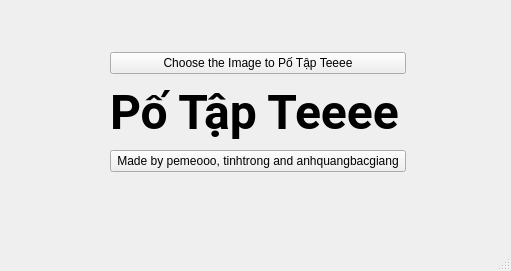
<?xml version="1.0" encoding="UTF-8"?>
<ui version="4.0">
 <class>MainWindow</class>
 <widget class="QMainWindow" name="MainWindow">
  <property name="geometry">
   <rect>
    <x>0</x>
    <y>0</y>
    <width>511</width>
    <height>271</height>
   </rect>
  </property>
  <property name="windowTitle">
   <string>Pố Tập Teeee with ET2021E</string>
  </property>
  <property name="styleSheet">
   <string notr="true"/>
  </property>
  <widget class="QWidget" name="centralwidget">
   <widget class="QWidget" name="">
    <property name="geometry">
     <rect>
      <x>110</x>
      <y>52</y>
      <width>296</width>
      <height>120</height>
     </rect>
    </property>
    <layout class="QVBoxLayout" name="verticalLayout">
     <item>
      <widget class="QPushButton" name="pushButton">
       <property name="text">
        <string>Choose the Image to Pố Tập Teeee</string>
       </property>
      </widget>
     </item>
     <item>
      <widget class="QLabel" name="label">
       <property name="minimumSize">
        <size>
         <width>0</width>
         <height>58</height>
        </size>
       </property>
       <property name="font">
        <font>
         <family>Roboto</family>
         <pointsize>36</pointsize>
         <bold>true</bold>
        </font>
       </property>
       <property name="text">
        <string>Pố Tập Teeee</string>
       </property>
      </widget>
     </item>
     <item>
      <widget class="QPushButton" name="pushButton_2">
       <property name="text">
        <string>Made by pemeooo, tinhtrong and anhquangbacgiang</string>
       </property>
      </widget>
     </item>
    </layout>
   </widget>
  </widget>
  <widget class="QStatusBar" name="statusbar"/>
  <widget class="QMenuBar" name="menubar">
   <property name="geometry">
    <rect>
     <x>0</x>
     <y>0</y>
     <width>511</width>
     <height>21</height>
    </rect>
   </property>
  </widget>
 </widget>
 <resources/>
 <connections/>
</ui>
